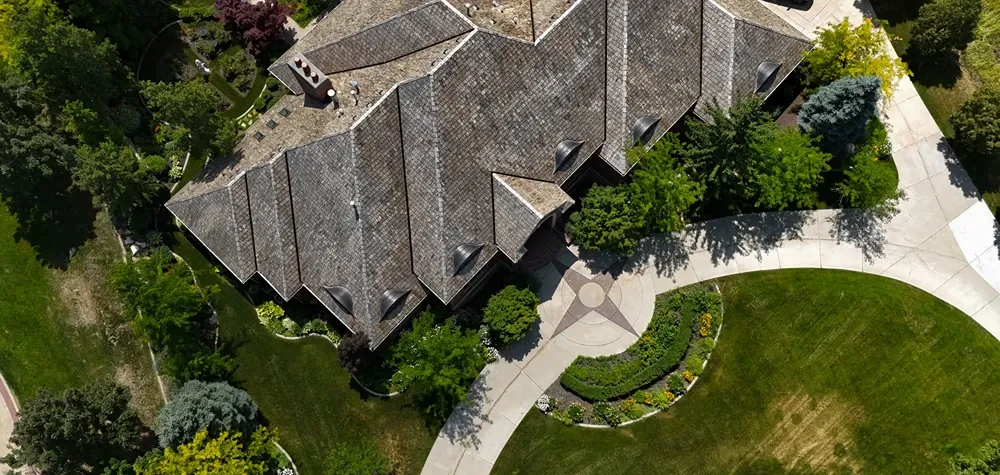
#> input picture OUTBOX/Finished/aestheticroofing.com/site/assets/img/69ef2f53b5e6da2bb07331aa-69ef2ee313805625426b4127-gallery-02-p3.webp, 1000 x 475 px, given in place of prep_logo.png, which was not available
$ python imgprep.py ../../aestheticroofing.com/site/assets/img ../../aestheticroofing.com/site/assets/img/69ef2f543a8cfc88e1894564-69ef2ee355416903b75653cb-gallery-05-p3.webp ../../aestheticroofing.com/site/assets/img/69ef2f543a8cfc88e1894564-69ef2ee355416903b75653cb-gallery-05-p3.webp
#> lines starting #> are read from the running program, lines starting #| are printed output that depends on the picture
"""imgprep.py <pylib> <dl_dir> <out_img_dir> : converts the images listed in JOBS (imgjobs.json next to this file) to WebP
(<=150 KB where possible), writes imgmeta.json. Logos (name ending -logo / -logo-white) are kept as PNG.
imgjobs.json: [[local_name, source_file, max_width], ...]"""
import sys, os, json
sys.path.insert(0, sys.argv[1])
from PIL import Image, ImageOps
DL, OUT = sys.argv[2], sys.argv[3]
HERE = os.path.dirname(os.path.abspath(__file__))
os.makedirs(OUT, exist_ok=True)
jobs = json.load(open(os.path.join(HERE, "imgjobs.json"), encoding="utf-8"))
#> (reads OUTBOX/Finished/exceptional-roofing.com/_build/imgjobs.json from the repository)
meta = json.load(open(os.path.join(HERE, "imgmeta.json"))) if os.path.exists(os.path.join(HERE, "imgmeta.json")) else {}
#> (reads OUTBOX/Finished/cleartopsolutions.shop/_build/imgmeta.json from the repository)
for name, src, cap in jobs:
    im = ImageOps.exif_transpose(Image.open(os.path.join(DL, src)))
#> im is the input picture: PIL image 1000x475 RGB; mean R, G, B 87.3, 89.3, 59.8
    if name.endswith(("-logo", "-logo-white")):
        im = im.convert("RGBA"); im.thumbnail((cap, cap))
#> after `im.thumbnail((cap, cap))`:
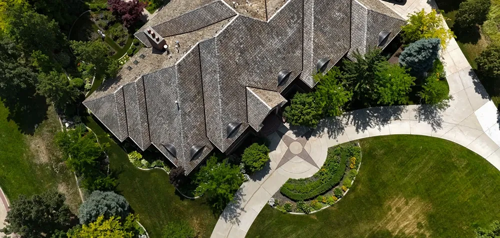
#> im: PIL image 500x238 RGBA; mean R, G, B, A 87.3, 89.3, 59.8, 255
        im.save(os.path.join(OUT, name + ".png"), optimize=True); meta[name] = [im.width, im.height, os.path.getsize(os.path.join(OUT, name + ".png")) // 1024]; continue
    im = im.convert("RGB")
    if im.width > cap: im = im.resize((cap, round(im.height * cap / im.width)), Image.LANCZOS)
    q = 82
    while True:
        im.save(os.path.join(OUT, name + ".webp"), "WEBP", quality=q, method=6)
        kb = os.path.getsize(os.path.join(OUT, name + ".webp")) // 1024
        if kb <= 150 or q <= 56: break
        q -= 6
    meta[name] = [im.width, im.height, kb]
#> pass 2 of the loop `for name, src, cap in jobs:`:
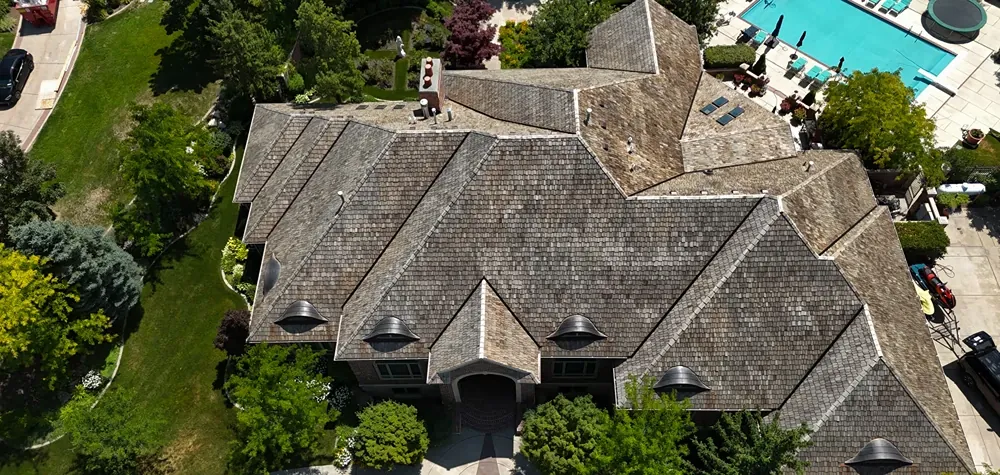
#> input picture OUTBOX/Finished/aestheticroofing.com/site/assets/img/69ef2f543a8cfc88e1894564-69ef2ee355416903b75653cb-gallery-05-p3.webp, 1000 x 475 px, given in place of prep_fav.png, which was not available
#> im is the input picture: PIL image 1000x475 RGB; mean R, G, B 95.2, 97.1, 74.3
#> `im.thumbnail((cap, cap))`:
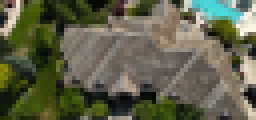
#> im: PIL image 64x30 RGBA (shown 4 times larger); mean R, G, B, A 95.2, 97.1, 74.3, 255
#> (the run stopped early here; a loop or call above may not have finished)
